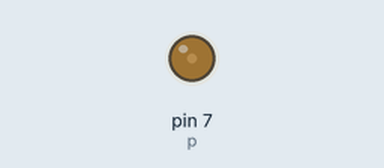
A program run on a simulated Raspberry Pi (header pin numbers). On the bench: output pins drawn as LEDs (lit = HIGH).

Above: at 0.05 s.
At 0.6 s:
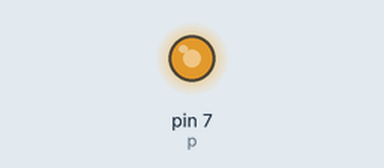
At 0.9 s:
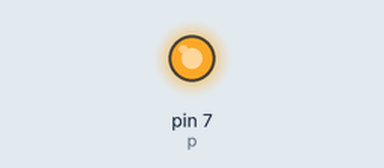
At 1.45 s:
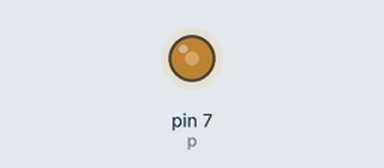
Timing chart, 0 to 4.0 s (numbered marks = the images above):
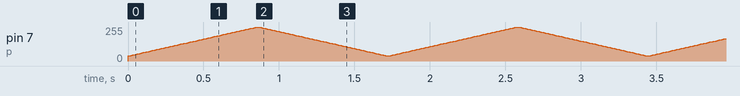

The program:

dimmingLED.py
```python
# connect pin 1 (+) with resistor
# than the resistor with long ledge of LED
# than short lege of LED with PIN 11 (-) GPIO 17


import time
import RPi.GPIO as GPIO

# Pin-Nummern wie auf dem Raspberry Board verwenden
GPIO.setmode(GPIO.BOARD)

# Pin 7  als Output
GPIO.setup(7, GPIO.OUT)

p = GPIO.PWM(7,60) # setze die Pulslaenge auf 60Hz (60x pro Sekunde) kein flackern mehr

p.start(0) # starte mit 0% der Zeit ist die LED aus

try:
  while 1:
    for offTimeInPercent in range(15,101,1): # schalte aller 0.01 sec die LED um 1 Prozent laenger aus, wir beginnen bei 15 um nicht komplett off zu sein
      p.ChangeDutyCycle(offTimeInPercent)
      time.sleep(0.01)
    for offTimeInPercent in range(100, 14, -1): # schalte aller 0.01 sec die LED um 1 Prozent kuerzer aus, bis maximal 15 % um nicht komplett off zu sein
      p.ChangeDutyCycle(offTimeInPercent)
      time.sleep(0.01)
except KeyboardInterrupt:
  pass
p.stop()

GPIO.cleanup()
```
